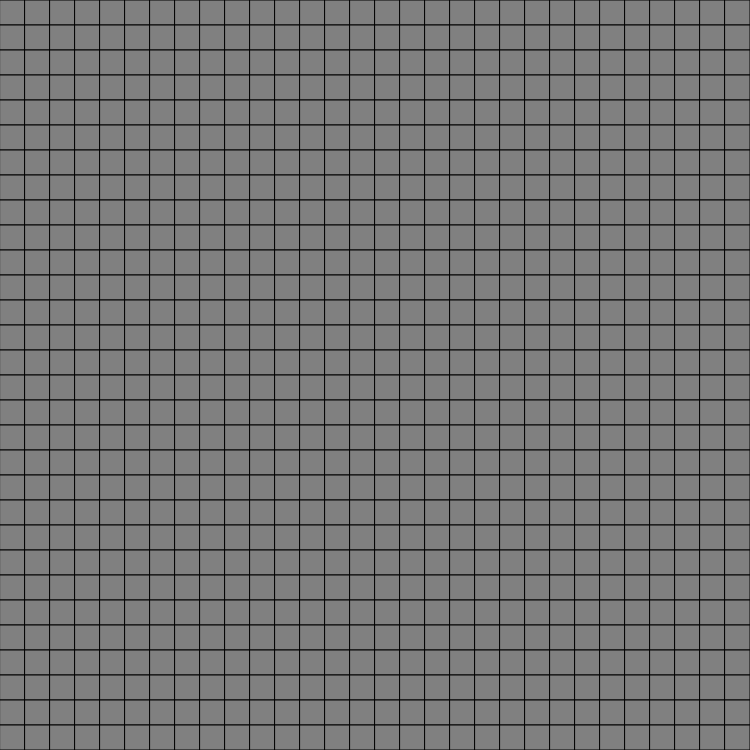
Frame 1 (no input)
Frame 60 (no input): identical to frame 1, image omitted
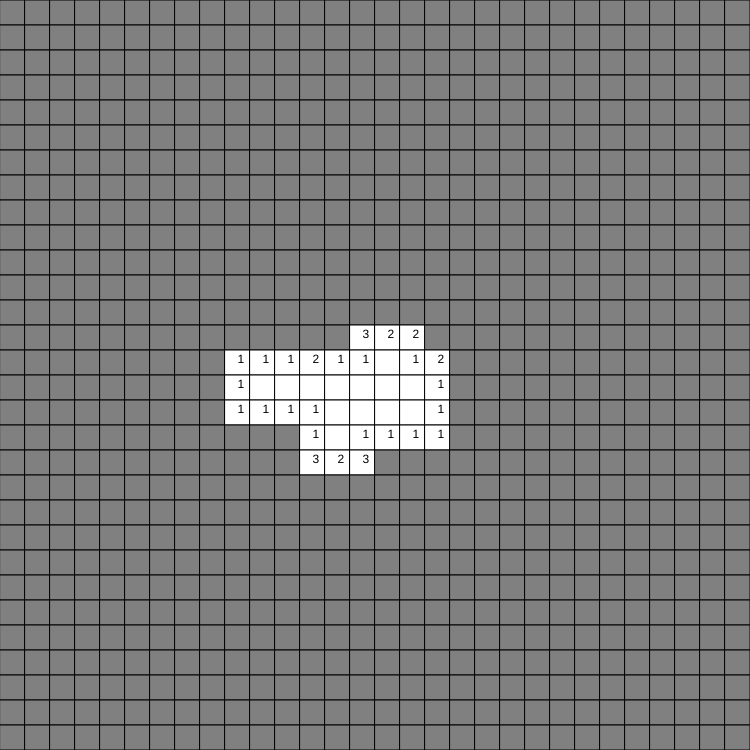
Frame 120 (the mouse pressed at the canvas centre since frame 60)

The p5.js sketch that drew these frames (run headless with seeded random() and noise() and a simulated clock; from frame 60 on, the mouse is pressed at the canvas centre):

// p5.js sketch
// ── sketch.js
let noCols=30;
let noRows=30;
let play;
let density = 0.2;
let gameResult;
function setup() {
  reset();
}

function reset(){
  gameResult=undefined;
    play = new board(noCols,noRows,floor(noCols*noRows*density));
  createCanvas(play.boxSize*play.width, play.boxSize*play.height);
}

function draw() {
  background(220);
  play.show();
  push();
  textSize(width/4);
  textAlign(CENTER,CENTER);
  fill(0,255,255);
  if(gameResult!=undefined) play.showAllMines();
  if(gameResult==false) text("LOSS",width/2,height/2);
  else if(gameResult==true) text("WIN",width/2,height/2);
  pop();
}

function mousePressed(){
  if(gameResult!=undefined) {reset();return;}
  let x = floor(mouseX/play.boxSize);
  let y = floor(mouseY/play.boxSize);
  play.clicked(y,x);
}

function keyTyped(){
  if(gameResult!=undefined) return
  let x = floor(mouseX/play.boxSize);
  let y = floor(mouseY/play.boxSize);
  play.keyT(y,x,key);
}
// ── board.js
class board {
  constructor(wid, hei, noMines) {
    this.boxSize = 25;
    this.cells = [];
    this.width = wid;
    this.height = hei;
    this.initialiseBoard(noMines);
    this.showMines=false;
  }

  initialiseBoard(noMines) {
    this.noMines = 0;
    for (let i = 0; i < this.height; i++) {
      this.cells[i] = [];
      for (let j = 0; j < this.width; j++) this.cells[i][j] = new cell();
    }
    while (this.noMines < noMines) {
      let i = floor(random(this.height));
      let j = floor(random(this.width));
      if (!this.cells[i][j].mine) {
        this.cells[i][j].mine = true;
        this.noMines++;
      }
    }
    for (let i = 0; i < this.height; i++)
      for (let j = 0; j < this.width; j++)
        for (let k = -1; k <= 1; k++)
          for (let l = -1; l <= 1; l++)
            if (this.check(i + k, j + l) && this.cells[i + k][j + l].mine && (k != 0 || l != 0)) this.cells[i][j].digit++;
  }

  check(i, j) {
    if (i < 0 || i >= this.height) return false;
    if (j < 0 || j >= this.width) return false;
    return true
  }

  show() {
    for (let i = 0; i < this.height; i++) {
      for (let j = 0; j < this.width; j++) {
        if (this.cells[i][j].hidden) fill(128);
        else fill(255);
        rect(this.boxSize * j, this.boxSize * i, this.boxSize, this.boxSize);
        fill(255, 0, 0);
        if (this.cells[i][j].flag) rect(this.boxSize * j + this.boxSize / 4, this.boxSize * i + this.boxSize / 4, this.boxSize / 2, this.boxSize / 2);
        fill(0);
        if ((this.showMines||!this.cells[i][j].hidden) && this.cells[i][j].mine) circle(this.boxSize * j + this.boxSize / 2, this.boxSize * i + this.boxSize / 2, this.boxSize / 3, this.boxSize / 3);
        fill(0);
        if (this.cells[i][j].showDigit && this.cells[i][j].digit > 0) text(this.cells[i][j].digit, this.boxSize * j + this.boxSize / 2, this.boxSize * i + this.boxSize / 2)
      }
    }
  }

  clicked(i, j) {
    if (!this.check(i, j)) return;
    this.cells[i][j].hidden = false;
    this.cells[i][j].showDigit = true;
    this.cells[i][j].flag = false;
    for (let k = -1; k <= 1; k++)
      for (let l = -1; l <= 1; l++) {
        if (k == 0 && l == 0) continue;
        if (this.check(i + k, j + l) && this.cells[i + k][j + l].hidden && this.cells[i + k][j + l].digit == 0 && !this.cells[i + k][j + l].mine) this.clicked(i + k, j + l);
        if (this.check(i + k, j + l) && this.cells[i + k][j + l].hidden && this.cells[i + k][j + l].digit > 0 && !this.cells[i + k][j + l].mine) {
          this.cells[i + k][j + l].hidden = false;
          this.cells[i + k][j + l].showDigit = true;
        }
      }
    gameResult = this.checkWinLose();
  }

  keyT(i, j, k) {
    if (!this.check(i, j)) return;
    if (k == 'f' && this.cells[i][j].hidden) this.cells[i][j].flag = !this.cells[i][j].flag;
    if (k == 'n') this.ai();
    gameResult = this.checkWinLose();
  }

  showAllMines(){
    this.showMines=true;
  }
  
  //true if win, false if loss, undefined if the game is not over
  checkWinLose() {
    let mf = false; // true if we have a flag without a mine or a mine without a flag
    for (let i = 0; i < this.height; i++)
      for (let j = 0; j < this.width; j++) {
        if (!this.cells[i][j].hidden && this.cells[i][j].mine) return false;
        if (this.cells[i][j].flag != this.cells[i][j].mine) mf = true;
      }
    if (mf) return undefined;
    return true;
  }

  //simple ai, gets stuck sometimes
  ai() {
    for (let i = 0; i < this.height; i++)
      for (let j = 0; j < this.width; j++)
        if (!this.cells[i][j].hidden) {
          let noFlags = 0;
          let noHidden = 0;
          for (let k = -1; k <= 1; k++)
            for (let l = -1; l <= 1; l++) {
              if (k == 0 && l == 0) continue;
              if (this.check(i + k, j + l)) {
                if (this.cells[i + k][j + l].hidden) noHidden++;
                if (this.cells[i + k][j + l].flag) noFlags++; // we assume the flags are correct
              }
            }
          if (this.cells[i][j].digit == noHidden) {
            for (let k = -1; k <= 1; k++)
              for (let l = -1; l <= 1; l++) {
                if (k == 0 && l == 0) continue;
                if (this.check(i + k, j + l) && this.cells[i + k][j + l].hidden && !this.cells[i + k][j + l].flag) this.cells[i + k][j + l].flag = true;
              }
          }

          if (this.cells[i][j].digit == noFlags) {
            for (let k = -1; k <= 1; k++)
              for (let l = -1; l <= 1; l++) {
                if (k == 0 && l == 0) continue;
                if (this.check(i + k, j + l) && this.cells[i + k][j + l].hidden && !this.cells[i + k][j + l].flag) this.clicked(i + k, j + l);
              }
          }
        }
  }
}
// ── cell.js
class cell {
  constructor() {
    this.hidden = true;
    this.mine = false;
    this.showDigit = false;
    this.digit = 0;
    this.flag=false;
  }
}
